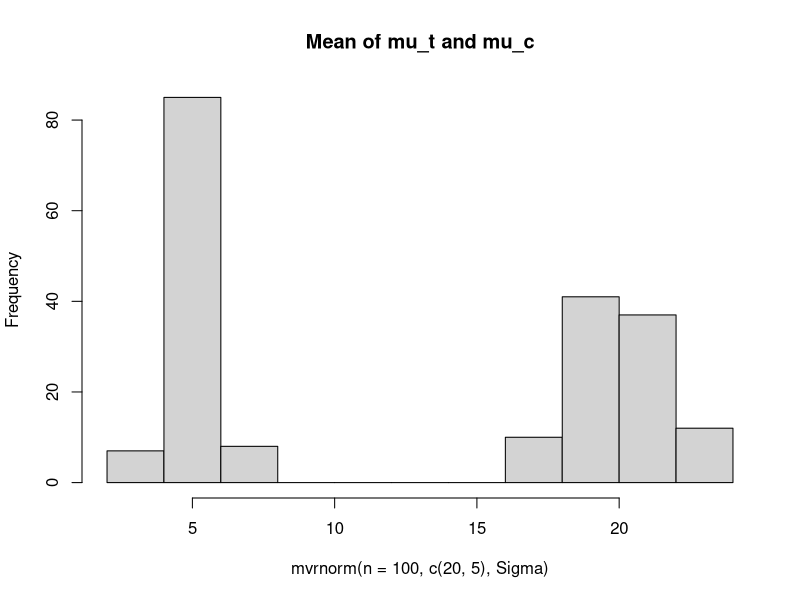
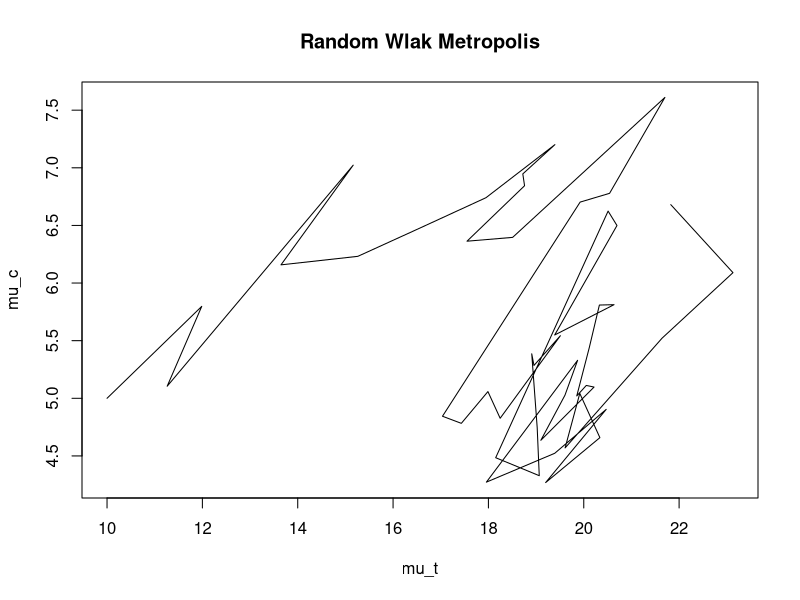
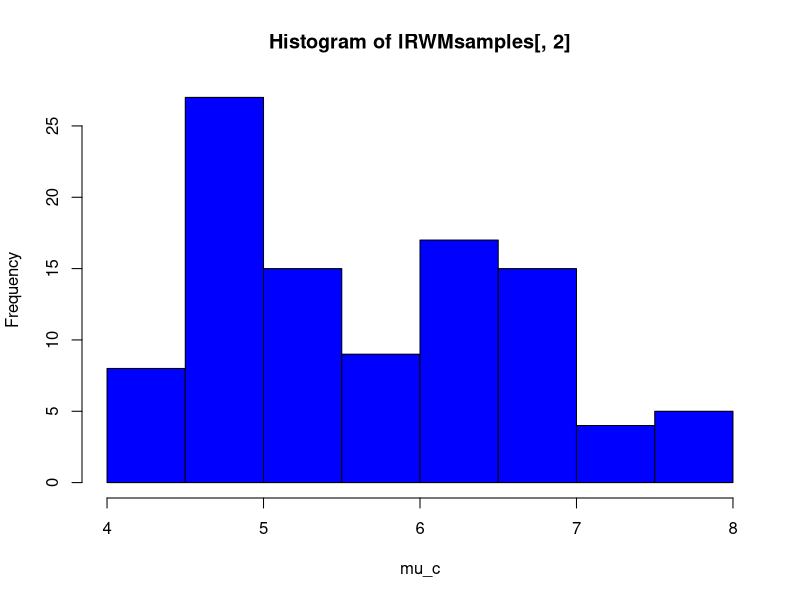
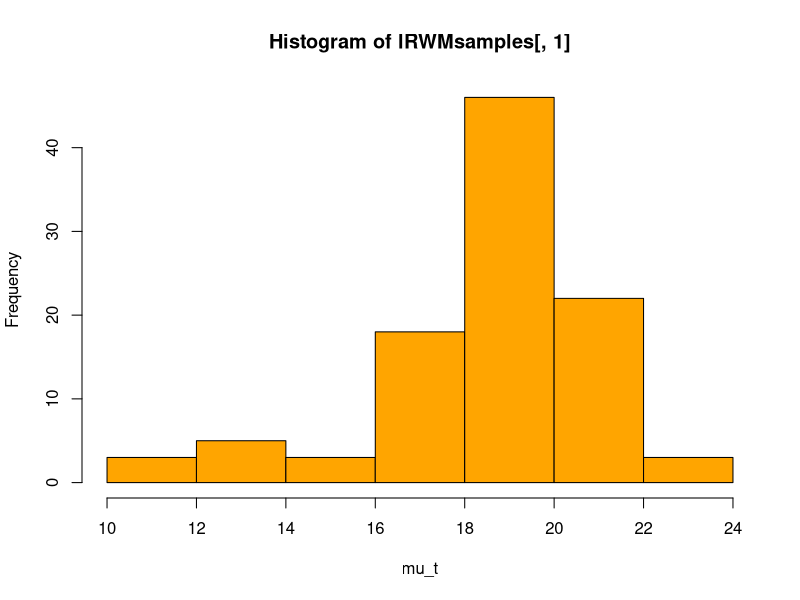
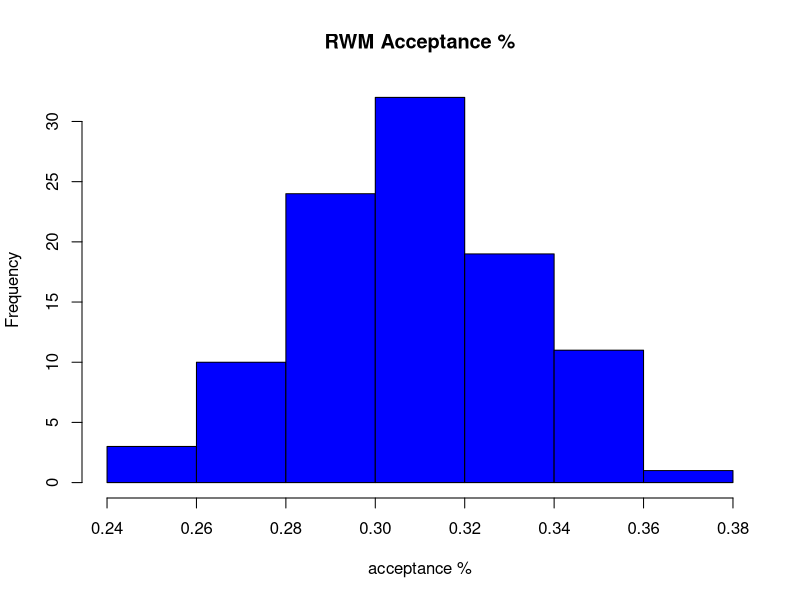

Reproduce these figures in R, in order. (Note: this script raises an error after producing the figures.)
## ---- chunk 1
library (MASS)
Sigma <- matrix(c(2,0.8,0.8,0.5),2,2)
hist(mvrnorm(n = 100, c(20,5), Sigma), main = "Mean of mu_t and mu_c")
## ---- chunk 2
ldebug <- 0
Sigma <- matrix(c(2, 0.8, 0.8, 0.5), 2, 2)
## ---- chunk 3
fproposal <- function(theta_current){
  if (ldebug == 1) cat("\nfproposal:theta_current = ", theta_current)
  return(mvrnorm(n=1, mu = theta_current,Sigma = Sigma))
}
## ---- chunk 4
library (mvtnorm)
fGetRatio <- function(theta_current, theta_proposed) {
  r <- dmvnorm(theta_proposed, c(20, 5), sigma = Sigma) / dmvnorm(theta_current ,c(20, 5), sigma = Sigma)
  
  if (ldebug == 1) cat("\nfGetRatio:r= ", r)
  
  return(r)

}

## ---- chunk 5
fAcceptReject <- function(theta_current, theta_proposed) {
  r <- fGetRatio(theta_current, theta_proposed)
  
  u <- runif(1,0,1)
  if ( r > u)
   return(theta_proposed)
  else
   return(theta_current)
}

## ---- chunk 6

fSample <- function(theta_current) {
  if (ldebug == 1) cat("\nfSample: theta_current= ", theta_current)
  
  theta_proposed <- fproposal(theta_current)
  if (ldebug == 1) cat("\nfSample:theta_proposed= ", theta_proposed)
  
  theta_accepted <- fAcceptReject(theta_current, theta_proposed)
  if (ldebug == 1) cat("\nfSample:theta_accepted= ", theta_accepted)
  
  return(theta_accepted)
  
}

## ---- chunk 7
RWMetropolis <- function(theta, N) {
  if (ldebug == 1) cat("\nRWMetropolis: theta = ", theta)
  
  nRejected <- 0
  nextSample <- matrix(nrow = 1, ncol = 2)
  
  ltheta <- matrix(nrow = N, ncol = 2)
  ltheta[1,] <- theta
  
  for (t in 2:N){
    nextSample[1,] <- fSample(ltheta[t-1,])
  
    ifelse(nextSample[1,] == ltheta[t-1,], nRejected <- nRejected + 1, 0)
    
    ltheta[t,] <- nextSample[1,]
    
  }
  
  result <- list("nRejected" = nRejected , "samples" = ltheta)
  return(result)
}
## ---- chunk 8
theta_starting <- c(10,5)
ldebug <- 0
result <- RWMetropolis(theta_starting,100)
noOfRejectedSamples <- result$"nRejected"
lRWMsamples <- result$samples

cat("\n No. of Rejected Samples: ", noOfRejectedSamples)
cat("\n % of rejected samples = ", noOfRejectedSamples/(100 + noOfRejectedSamples) )

## ---- chunk 9
plot(lRWMsamples, type = 'l', xlab = "mu_t", ylab = "mu_c", main = "Random Wlak Metropolis")
## ---- chunk 10
hist(lRWMsamples[,2], col ="blue", xlab = "mu_c")
hist(lRWMsamples[,1], col ="orange", xlab = "mu_t")
## ---- chunk 11
acceptancePerc <- vector()
for(i in 1:100) {
  result <- RWMetropolis(theta_starting,100)
  acceptancePerc[i] <- result$"nRejected" / (100 + result$"nRejected")
}

hist(acceptancePerc, xlab = "acceptance %", main = "RWM Acceptance %", col = "blue")

## ---- chunk 12
fWithin <- function(lSamples){
  return(mean(sapply(lSamples, var)))
}
## Testing it
#lSamples <- lapply(seq(1, 10, 1), function(i) rbinom(100, 100, 0.5))
#fWithin(lSamples)
## ---- chunk 13
fBetween <- function(lSamples){
  lMean <- sapply(lSamples, mean)
  aMean <- mean(lMean)
  m <- length(lSamples)
  t <- length(lSamples[[1]])
  return((t / (m - 1)) * sum((lMean - aMean) ^ 2))
}
  
## ---- chunk 14
fRhat <- function(lSamples){
  W <- fWithin(lSamples)
  B <- fBetween(lSamples)
  t <- length(lSamples[[1]])
  return(sqrt((W + (1 / t) * (B - W)) / W))
}
## ---- chunk 15
theta_starting <- c(20,5)
numSamples <- 5

acceptancePerc <- vector()

lSamples <- list()

for(i in 1:8) {
  result <- RWMetropolis(theta_starting,numSamples)
  lRWMsamples <- result$samples
  lSamples[[i]] <- lRWMsamples
  acceptancePerc[i] <- result$"nRejected" / (numSamples + result$"nRejected")
}

lRhat <- fRhat(lSamples)
## ---- chunk 16
cat("\nRhat : ", lRhat)
cat("\n Rejected % : ", rejectedPerc)
## ---- chunk 17
